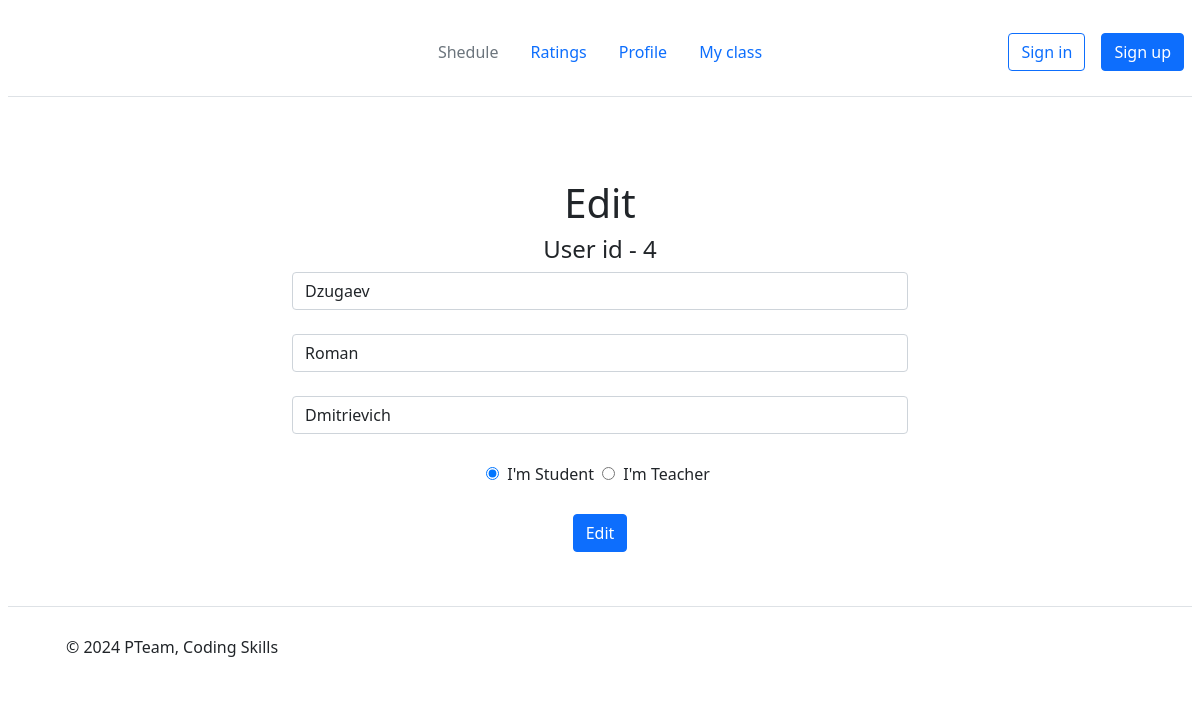
Screenshot of /profile/edit/4 (signed in) with the database file from the repository.
### models.py (models this page shows)
class Users(db.Model):
    user_id = db.Column(db.Integer, primary_key=True)
    name = db.Column(db.String(20), nullable=False)
    surname = db.Column(db.String(20), nullable=False)
    fatname = db.Column(db.String(20), nullable=False)
    password = db.Column(db.String(20), nullable=False)
    is_teacher = db.Column(db.Boolean, default=False)
    is_student = db.Column(db.Boolean, default=False)
    is_admin = db.Column(db.Boolean, default=False)

### main.py (the view)
@app.route('/profile/edit/<int:user_id>', methods=['POST', 'GET'])  # Профиль
@login_required
def profile_edit(user_id):
    user = Users.query.filter_by(user_id=user_id).first()
    if request.method == 'POST':
        name = request.form['name']
        surname = request.form['surname']
        fatname = request.form['fatname']
        type_user = request.form.get('type_user')
        is_teacher = True if type_user == 'teacher' else False
        is_student = not is_teacher
        if not all((name, surname, fatname, type_user)):
            return render_template('profile_edit.html', user_id=user_id, name=user.name, surname=user.surname,
                                   fatname=user.fatname, is_student=is_student, is_teacher=is_teacher,
                                   clear_fields=True)
        if Users.query.filter_by(name=name, fatname=fatname, surname=surname):
            return render_template('profile_edit.html', user_id=user_id, name=user.name, surname=user.surname,
                                   fatname=user.fatname, is_student=is_student, is_teacher=is_teacher, user_exists=True)
        try:
            user.name = name
            user.surname = surname
            user.fatname = fatname
            user.is_student = is_student
            user.is_teacher = is_teacher
            db.session.commit()
            return render_template('notification.html', message=MESSAGE_LIST[3965], message_id=3965,
                                   url=f'/profile/{user_id}', text='Back to profile', user_id=user_id)
        except Exception as e:
            print(e)
            return render_template('notification.html', message=MESSAGE_LIST[4898], message_id=4898,
                                   url=f'/profile/{user_id}', text='Back to profile', user_id=user_id)
    else:
        if user:
            is_student = user.is_student
            is_teacher = user.is_teacher
            return render_template('profile_edit.html', user_id=user_id, name=user.name, surname=user.surname,
                                   fatname=user.fatname, is_student=is_student, is_teacher=is_teacher)
        else:
            return render_template('notification.html', message=MESSAGE_LIST[5633], message_id=5633, url=f'/{user_id}',
                                   text='To main', user_id=user_id)

### UserLogin.py (called while the page is built)
    def fromDB(self, user_id, db):
        myusers = db.query.all()
        for user1 in myusers:
            if user_id == user1.user_id:
                self.__user = user1
        return self

### main.py (called while the page is built)
@login_manager.user_loader
def load_user(user_id):
    return UserLogin().fromDB(user_id, Users)

### templates/profile_edit.html (shortened to what this page needs)
{% extends "base.html" %}
{% block body%}
<div class="prof-container">
    <div class="column">
        <div class="container">
            <div class="user-info">
                <div class="container mt-5">
                    <h1>Edit</h1>
                    <h4>User id - {{user_id}}</h4>
                    <form method="post">
                        <input type="text" name="surname" class="form-control" placeholder="Enter surname"
                               value="{{surname}}"><br>
                        <input type="text" name="name" class="form-control" placeholder="Enter name"
                               value="{{name}}"><br>
                        <input type="text" name="fatname" class="form-control" placeholder="Enter fatname"
                               value="{{fatname}}"><br>
                        {% if is_student %}
                        <input type="radio" id="student" name="type_user" value="student" checked>
                        <label for="option1">I'm Student</label>
                        <input type="radio" id="teacher" name="type_user" value="teacher">
                        <label for="option2">I'm Teacher</label>
                        {% endif %}
                        <br><br>
                        <input type="submit" class="btn btn-primary" value="Edit">
                    </form>
                </div>
            </div>
        </div>
    </div>
</div>
{% endblock %}

### static/style.css (style rules this page uses)
* { margin: 4px; }
.container { text-align: center; }
.column { flex: 2px; margin: 10px; }
.prof-container { display: flex; width: 700px; margin: auto; justify-content: space-between; }
.user-info { margin-bottom: 20px; }

### rows the page displays
Users: surname "Dzugaev", name "Roman", fatname "Dmitrievich"

### other values shown
{{ user_id }} "4"
